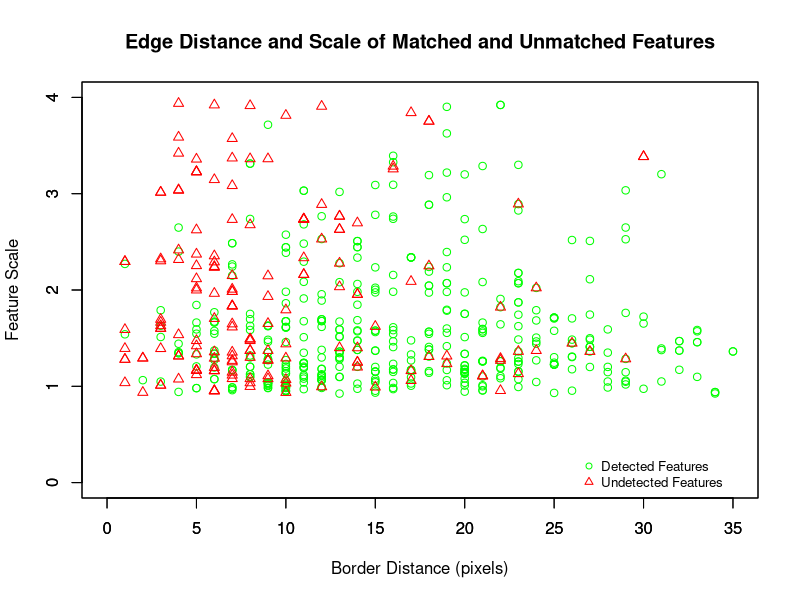

Generate this figure with R:

d <- read.table("match_scatterplot.dat", sep=",")


# Use height and set 'beside = TRUE' to get pairs
# save the bar midpoints in 'mp'
# Set the bar pair labels to A:D
mp <- plot(d, ylim=c(0.0, 4.0), xlim=c(0, 35), xlab="", ylab="", main="Edge Distance and Scale of Matched and Unmatched Features", col="green", pch=c(1))

par(new=TRUE)

d <- read.table("nonmatch_scatterplot.dat", sep=",")


# Use height and set 'beside = TRUE' to get pairs
# save the bar midpoints in 'mp'
# Set the bar pair labels to A:D
mp <- plot(d, ylim=c(0.0, 4.0), xlim=c(0, 35), xlab="Border Distance (pixels)", ylab="Feature Scale", col="red", pch=c(2))

legend("bottomright", legend = c("Detected Features", "Undetected Features"), text.width = strwidth("Undetected Features"), xjust = 1, yjust = 1, lty = c(0, 0), pch = c(1, 2), bty = "n", cex = 0.8, title = "", col=c("green", "red"))
